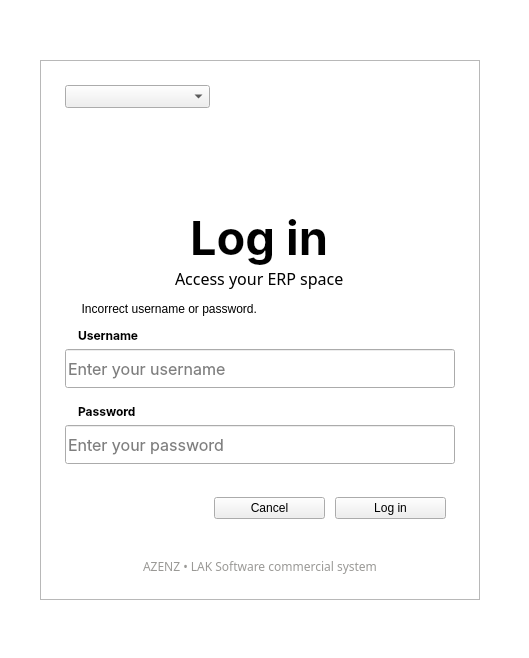
<?xml version="1.0" encoding="UTF-8"?>
<ui version="4.0">
 <class>LoginWindow</class>
 <widget class="QMainWindow" name="LoginWindow">
  <property name="geometry">
   <rect>
    <x>0</x>
    <y>0</y>
    <width>529</width>
    <height>658</height>
   </rect>
  </property>
  <property name="windowTitle">
   <string>Login - LAK ERP</string>
  </property>
  <property name="styleSheet">
   <string notr="true">QMainWindow#LoginWindow {
	background-color: rgb(255, 255, 255);
	border-image: url(:/images/images/Corporate background.png) 0 0 0 0 stretch stretch;
	background-repeat: no-repeat;
}</string>
  </property>
  <widget class="QWidget" name="CentralWidget">
   <widget class="QFrame" name="LoginFrame">
    <property name="geometry">
     <rect>
      <x>40</x>
      <y>60</y>
      <width>440</width>
      <height>540</height>
     </rect>
    </property>
    <property name="sizePolicy">
     <sizepolicy hsizetype="Preferred" vsizetype="Preferred">
      <horstretch>0</horstretch>
      <verstretch>0</verstretch>
     </sizepolicy>
    </property>
    <property name="minimumSize">
     <size>
      <width>440</width>
      <height>540</height>
     </size>
    </property>
    <property name="maximumSize">
     <size>
      <width>440</width>
      <height>540</height>
     </size>
    </property>
    <property name="frameShape">
     <enum>QFrame::StyledPanel</enum>
    </property>
    <property name="frameShadow">
     <enum>QFrame::Raised</enum>
    </property>
    <layout class="QVBoxLayout" name="verticalLayout" stretch="0,1,0,0,0,1,0,0,0,0,0,0">
     <property name="spacing">
      <number>0</number>
     </property>
     <property name="leftMargin">
      <number>24</number>
     </property>
     <property name="topMargin">
      <number>24</number>
     </property>
     <property name="rightMargin">
      <number>24</number>
     </property>
     <property name="bottomMargin">
      <number>24</number>
     </property>
     <item>
      <layout class="QHBoxLayout" name="horizontalLayout">
       <property name="bottomMargin">
        <number>0</number>
       </property>
       <item>
        <widget class="QComboBox" name="DatabaseComboBox">
         <property name="sizePolicy">
          <sizepolicy hsizetype="Expanding" vsizetype="Expanding">
           <horstretch>0</horstretch>
           <verstretch>0</verstretch>
          </sizepolicy>
         </property>
         <property name="maximumSize">
          <size>
           <width>145</width>
           <height>28</height>
          </size>
         </property>
         <property name="font">
          <font>
           <family>Inter</family>
           <pointsize>9</pointsize>
          </font>
         </property>
        </widget>
       </item>
       <item>
        <spacer name="horizontalSpacer_2">
         <property name="orientation">
          <enum>Qt::Horizontal</enum>
         </property>
         <property name="sizeHint" stdset="0">
          <size>
           <width>40</width>
           <height>20</height>
          </size>
         </property>
        </spacer>
       </item>
      </layout>
     </item>
     <item>
      <layout class="QVBoxLayout" name="verticalLayout_5">
       <property name="spacing">
        <number>0</number>
       </property>
       <property name="bottomMargin">
        <number>0</number>
       </property>
       <item alignment="Qt::AlignHCenter">
        <widget class="QLabel" name="LogoLabel">
         <property name="minimumSize">
          <size>
           <width>270</width>
           <height>91</height>
          </size>
         </property>
         <property name="styleSheet">
          <string notr="true">QLabel {
	padding-top: 15px;
	image: url(:/images/images/program_logo.png);
}</string>
         </property>
         <property name="text">
          <string/>
         </property>
         <property name="scaledContents">
          <bool>true</bool>
         </property>
        </widget>
       </item>
       <item>
        <spacer name="verticalSpacer_7">
         <property name="orientation">
          <enum>Qt::Vertical</enum>
         </property>
         <property name="sizeType">
          <enum>QSizePolicy::Fixed</enum>
         </property>
         <property name="sizeHint" stdset="0">
          <size>
           <width>20</width>
           <height>10</height>
          </size>
         </property>
        </spacer>
       </item>
       <item alignment="Qt::AlignHCenter">
        <widget class="QLabel" name="TitleLabel">
         <property name="sizePolicy">
          <sizepolicy hsizetype="Fixed" vsizetype="Fixed">
           <horstretch>0</horstretch>
           <verstretch>0</verstretch>
          </sizepolicy>
         </property>
         <property name="font">
          <font>
           <family>Inter</family>
           <pointsize>35</pointsize>
           <weight>75</weight>
           <bold>true</bold>
          </font>
         </property>
         <property name="text">
          <string>Log in</string>
         </property>
        </widget>
       </item>
       <item alignment="Qt::AlignHCenter">
        <widget class="QLabel" name="SubTitleLabel">
         <property name="sizePolicy">
          <sizepolicy hsizetype="Fixed" vsizetype="Fixed">
           <horstretch>0</horstretch>
           <verstretch>0</verstretch>
          </sizepolicy>
         </property>
         <property name="font">
          <font>
           <family>Inter 18pt Medium</family>
           <pointsize>12</pointsize>
           <weight>50</weight>
           <bold>false</bold>
          </font>
         </property>
         <property name="text">
          <string>Access your ERP space</string>
         </property>
        </widget>
       </item>
      </layout>
     </item>
     <item>
      <spacer name="verticalSpacer_5">
       <property name="orientation">
        <enum>Qt::Vertical</enum>
       </property>
       <property name="sizeType">
        <enum>QSizePolicy::Expanding</enum>
       </property>
       <property name="sizeHint" stdset="0">
        <size>
         <width>20</width>
         <height>12</height>
        </size>
       </property>
      </spacer>
     </item>
     <item>
      <widget class="QLabel" name="LoginErrorLabel">
       <property name="styleSheet">
        <string notr="true"/>
       </property>
       <property name="text">
        <string>     Incorrect username or password.</string>
       </property>
      </widget>
     </item>
     <item>
      <spacer name="ErrorSpacer">
       <property name="orientation">
        <enum>Qt::Vertical</enum>
       </property>
       <property name="sizeType">
        <enum>QSizePolicy::Fixed</enum>
       </property>
       <property name="sizeHint" stdset="0">
        <size>
         <width>20</width>
         <height>12</height>
        </size>
       </property>
      </spacer>
     </item>
     <item>
      <layout class="QVBoxLayout" name="verticalLayout_4">
       <property name="spacing">
        <number>6</number>
       </property>
       <property name="bottomMargin">
        <number>0</number>
       </property>
       <item>
        <widget class="QLabel" name="UsernameLabel">
         <property name="maximumSize">
          <size>
           <width>16777215</width>
           <height>16</height>
          </size>
         </property>
         <property name="font">
          <font>
           <family>Inter</family>
           <weight>75</weight>
           <bold>true</bold>
          </font>
         </property>
         <property name="styleSheet">
          <string notr="true">QLabel {padding-left: 10px}</string>
         </property>
         <property name="text">
          <string>Username</string>
         </property>
        </widget>
       </item>
       <item>
        <widget class="QLineEdit" name="UsernameLineEdit">
         <property name="sizePolicy">
          <sizepolicy hsizetype="Expanding" vsizetype="Expanding">
           <horstretch>0</horstretch>
           <verstretch>0</verstretch>
          </sizepolicy>
         </property>
         <property name="maximumSize">
          <size>
           <width>390</width>
           <height>42</height>
          </size>
         </property>
         <property name="font">
          <font>
           <family>Inter</family>
           <pointsize>12</pointsize>
          </font>
         </property>
         <property name="styleSheet">
          <string notr="true"/>
         </property>
         <property name="placeholderText">
          <string>Enter your username</string>
         </property>
        </widget>
       </item>
       <item>
        <spacer name="verticalSpacer_3">
         <property name="orientation">
          <enum>Qt::Vertical</enum>
         </property>
         <property name="sizeType">
          <enum>QSizePolicy::Fixed</enum>
         </property>
         <property name="sizeHint" stdset="0">
          <size>
           <width>20</width>
           <height>10</height>
          </size>
         </property>
        </spacer>
       </item>
       <item>
        <widget class="QLabel" name="PasswordLabel">
         <property name="maximumSize">
          <size>
           <width>16777215</width>
           <height>16</height>
          </size>
         </property>
         <property name="font">
          <font>
           <family>Inter</family>
           <weight>75</weight>
           <bold>true</bold>
          </font>
         </property>
         <property name="styleSheet">
          <string notr="true">QLabel {padding-left: 10px}</string>
         </property>
         <property name="text">
          <string>Password</string>
         </property>
        </widget>
       </item>
       <item>
        <widget class="QLineEdit" name="PasswordLineEdit">
         <property name="sizePolicy">
          <sizepolicy hsizetype="Expanding" vsizetype="Expanding">
           <horstretch>0</horstretch>
           <verstretch>0</verstretch>
          </sizepolicy>
         </property>
         <property name="maximumSize">
          <size>
           <width>390</width>
           <height>42</height>
          </size>
         </property>
         <property name="font">
          <font>
           <family>Inter</family>
           <pointsize>12</pointsize>
           <weight>50</weight>
           <bold>false</bold>
          </font>
         </property>
         <property name="styleSheet">
          <string notr="true"/>
         </property>
         <property name="echoMode">
          <enum>QLineEdit::Password</enum>
         </property>
         <property name="placeholderText">
          <string>Enter your password</string>
         </property>
         <property name="clearButtonEnabled">
          <bool>false</bool>
         </property>
        </widget>
       </item>
      </layout>
     </item>
     <item>
      <spacer name="verticalSpacer_4">
       <property name="orientation">
        <enum>Qt::Vertical</enum>
       </property>
       <property name="sizeType">
        <enum>QSizePolicy::Fixed</enum>
       </property>
       <property name="sizeHint" stdset="0">
        <size>
         <width>20</width>
         <height>24</height>
        </size>
       </property>
      </spacer>
     </item>
     <item>
      <widget class="QFrame" name="ButtonsFrame">
       <property name="maximumSize">
        <size>
         <width>16777215</width>
         <height>60</height>
        </size>
       </property>
       <layout class="QHBoxLayout" name="horizontalLayout_2">
        <property name="spacing">
         <number>10</number>
        </property>
        <item>
         <spacer name="horizontalSpacer">
          <property name="orientation">
           <enum>Qt::Horizontal</enum>
          </property>
          <property name="sizeHint" stdset="0">
           <size>
            <width>40</width>
            <height>20</height>
           </size>
          </property>
         </spacer>
        </item>
        <item>
         <widget class="QPushButton" name="CancelButton">
          <property name="sizePolicy">
           <sizepolicy hsizetype="Expanding" vsizetype="Expanding">
            <horstretch>0</horstretch>
            <verstretch>0</verstretch>
           </sizepolicy>
          </property>
          <property name="maximumSize">
           <size>
            <width>111</width>
            <height>36</height>
           </size>
          </property>
          <property name="styleSheet">
           <string notr="true"/>
          </property>
          <property name="text">
           <string>Cancel</string>
          </property>
         </widget>
        </item>
        <item>
         <widget class="QPushButton" name="LoginButton">
          <property name="sizePolicy">
           <sizepolicy hsizetype="Expanding" vsizetype="Expanding">
            <horstretch>0</horstretch>
            <verstretch>0</verstretch>
           </sizepolicy>
          </property>
          <property name="maximumSize">
           <size>
            <width>111</width>
            <height>36</height>
           </size>
          </property>
          <property name="styleSheet">
           <string notr="true"/>
          </property>
          <property name="text">
           <string>Log in</string>
          </property>
         </widget>
        </item>
       </layout>
      </widget>
     </item>
     <item>
      <spacer name="verticalSpacer_6">
       <property name="orientation">
        <enum>Qt::Vertical</enum>
       </property>
       <property name="sizeHint" stdset="0">
        <size>
         <width>20</width>
         <height>5</height>
        </size>
       </property>
      </spacer>
     </item>
     <item>
      <layout class="QHBoxLayout" name="horizontalLayout_4">
       <property name="spacing">
        <number>0</number>
       </property>
       <property name="bottomMargin">
        <number>0</number>
       </property>
       <item>
        <spacer name="horizontalSpacer_4">
         <property name="orientation">
          <enum>Qt::Horizontal</enum>
         </property>
         <property name="sizeType">
          <enum>QSizePolicy::Fixed</enum>
         </property>
         <property name="sizeHint" stdset="0">
          <size>
           <width>15</width>
           <height>20</height>
          </size>
         </property>
        </spacer>
       </item>
       <item>
        <widget class="QLabel" name="SeparatorLabel">
         <property name="minimumSize">
          <size>
           <width>0</width>
           <height>0</height>
          </size>
         </property>
         <property name="maximumSize">
          <size>
           <width>16777215</width>
           <height>2</height>
          </size>
         </property>
         <property name="styleSheet">
          <string notr="true"/>
         </property>
         <property name="text">
          <string/>
         </property>
        </widget>
       </item>
       <item>
        <spacer name="horizontalSpacer_5">
         <property name="orientation">
          <enum>Qt::Horizontal</enum>
         </property>
         <property name="sizeType">
          <enum>QSizePolicy::Fixed</enum>
         </property>
         <property name="sizeHint" stdset="0">
          <size>
           <width>15</width>
           <height>20</height>
          </size>
         </property>
        </spacer>
       </item>
      </layout>
     </item>
     <item>
      <spacer name="verticalSpacer_8">
       <property name="orientation">
        <enum>Qt::Vertical</enum>
       </property>
       <property name="sizeHint" stdset="0">
        <size>
         <width>20</width>
         <height>5</height>
        </size>
       </property>
      </spacer>
     </item>
     <item alignment="Qt::AlignHCenter">
      <widget class="QLabel" name="FooterLabel">
       <property name="font">
        <font>
         <family>Inter 18pt SemiBold</family>
         <pointsize>9</pointsize>
        </font>
       </property>
       <property name="styleSheet">
        <string notr="true">color: rgb(154, 153, 150);</string>
       </property>
       <property name="text">
        <string>AZENZ • LAK Software commercial system</string>
       </property>
      </widget>
     </item>
    </layout>
   </widget>
  </widget>
 </widget>
 <tabstops>
  <tabstop>LoginButton</tabstop>
  <tabstop>CancelButton</tabstop>
 </tabstops>
 <resources>
  <include location="../../resources/resources.qrc"/>
 </resources>
 <connections/>
</ui>
